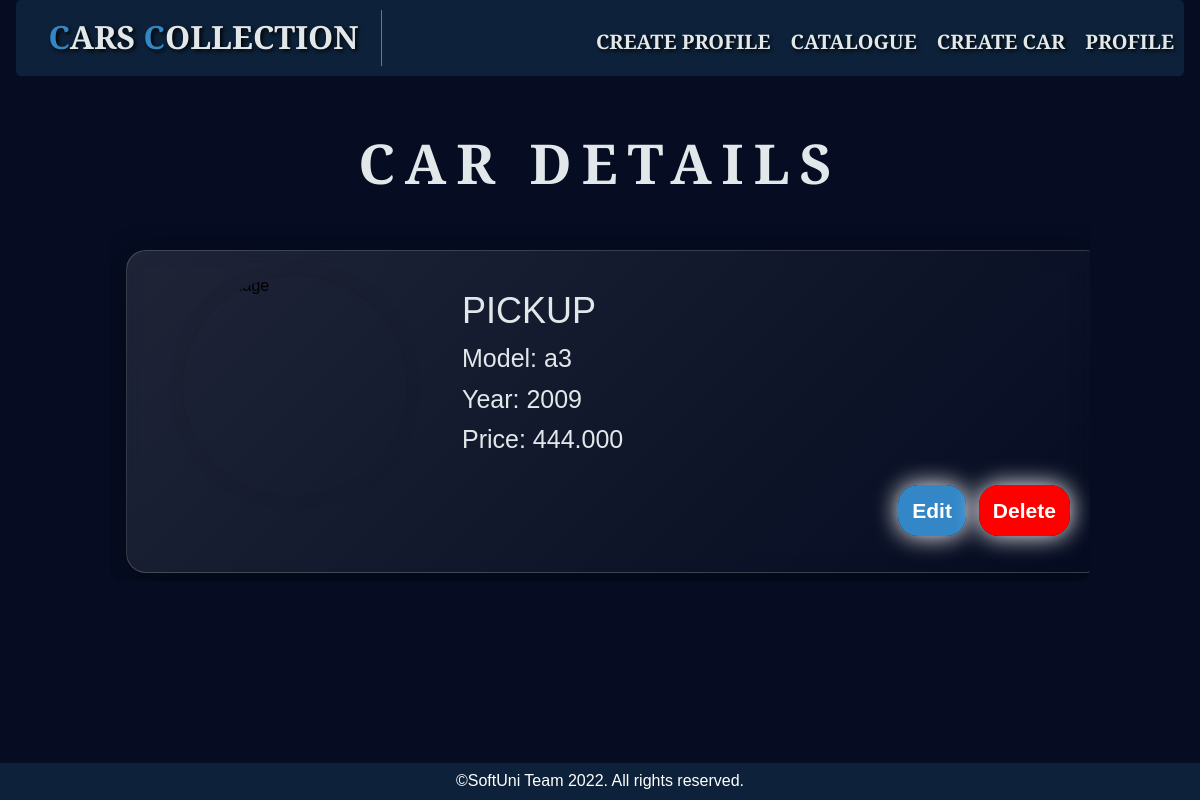
Screenshot of /car/3/details/ with the database file from the repository.
### CarCollection_remake_exam/my_web/models.py (models this page shows)
class Car(models.Model):
    CAR_TYPE_CHOICES = (
        ('Sports Car', '1-Sports Car'),
        ('Pickup', '2-Pickup'),
        ('Crossover', '3-Crossover'),
        ('Minibus', '4-Minibus'),
        ('Other', '5-Other'),
    )
    type = models.CharField(
        max_length=10,
        choices=CAR_TYPE_CHOICES,
    )
    model = models.CharField(
        max_length=20,
        validators=[
            validators.MinLengthValidator(2, message='It should consist of a minimum of 2 characters!')
        ],
    )
    year = models.PositiveIntegerField(
        validators=[
            validate_car_year,
        ]
    )
    image_url = models.URLField()
    price = models.FloatField(
        validators=[validators.MinValueValidator(1, message='Price cannot be below 1!')]
    )

### CarCollection_remake_exam/my_web/views.py (the view)
# urls.py: path('<int:pk>/details/', details_car, name='details-car'),
def details_car(request, pk):
    car = Car.objects.filter(pk=pk).get()
    context = {'car': car, }
    return render(request, 'car/car-details.html', context, )

### templates/car/car-details.html
{% extends 'base.html' %}
{% block content %}
    <section id="car-details">
        <h1>Car Details</h1>
        <div class="info-section">
            <div class="car-header">
                <img class="car-img"
                     src="{{ car.image_url }}"
                     alt='car image'/>
                <h1>{{ car.type }}</h1>
                <p><span class="description">Model: {{ car.model }}</span></p>
                <p><span class="description">Year: {{ car.year }}</span></p>
                <p><span class="description">Price: {{ car.price|floatformat:3 }}</span></p>
            </div>
            <div class="buttons">
                <a href="{% url 'edit-car' pk=car.pk %}" class="edit-button">Edit</a>
                <a href="{% url 'delete-car' pk=car.pk %}" class="delete-button">Delete</a>
            </div>
        </div>
    </section>
{% endblock %}

### staticfiles/style/details.css (style rules this page uses)
#car-details { position: relative; display: block; width: 980px; margin: 40px auto; overflow: hidden; border-radius: 10px; transition: all 0.4s; }
#car-details>h1 { letter-spacing: 10px; font-family: 'Cinzel', serif; color: #E2E8EA; font-size: 55px; font-weight: 600; margin-bottom: 40px; text-transform: uppercase; text-align: center; }
.info-section { position: relative; width: 100%; height: 100%; background-blend-mode: multiply; z-index: 2; background: linear-gradient(135deg, rgba(255, 255, 255, 0.1), rgba(255, 255, 255, 0)); backdrop-filter: blur(10px); -webkit-backdrop-filter: blur(10px); border-radius: 20px; border: 1px solid rgba(255, 255, 255, 0.18); box-shadow: 0 8px 32px rgba(0, 0, 0, 0.37); }
.car-header { position: relative; padding: 25px; height: 40%; }
.car-header>h1 { color: #E2E8EA; margin-top: 5px; font-size: 36px; font-weight: 400; text-transform: uppercase; }
.description { font-size: 25px; color: #E2E8EA; }
.car-img { width: 25%; position: relative; float: left; margin-left: 15px; margin-right: 55px; height: 220px; border-radius: 50%; box-shadow: 0 0 20px -10px rgba(0, 0, 0, 0.5); }
.buttons { height: 10%; text-align: right; padding-right: 15px; padding-bottom: 40px; transition: 0.5s; transition-property: box-shadow; }
.edit-button, .delete-button { height: 15%; padding: 14px; margin-top: auto; font-size: 21px; color: rgb(255, 255, 255); box-shadow: 0 0 25px white; border-radius: 20px; }
.edit-button { background: #3387C7; }
.delete-button { background: red; }

### staticfiles/style/main.css (style rules this page uses)
html { font-family: Arial, sans-serif; font-size: 16px; box-sizing: border-box; }
*, *::before, *::after { margin: 0 auto; padding: 0; box-sizing: inherit; line-height: 1.3; }
h1, h2, h4, h5, h6 { padding: 0.2em 1rem; }
p, div { margin: 0 1em 0.5em 1em; }
a { margin: 0.2em; text-decoration: none; font-weight: bold; color: inherit; }

### staticfiles/style/navigation.css (style rules this page uses)
body { background: #060c21; background-attachment: fixed; background-size: cover; }

### rows the page displays
Car: type "PICKUP", model "a3", year "2009", price "444.000"
